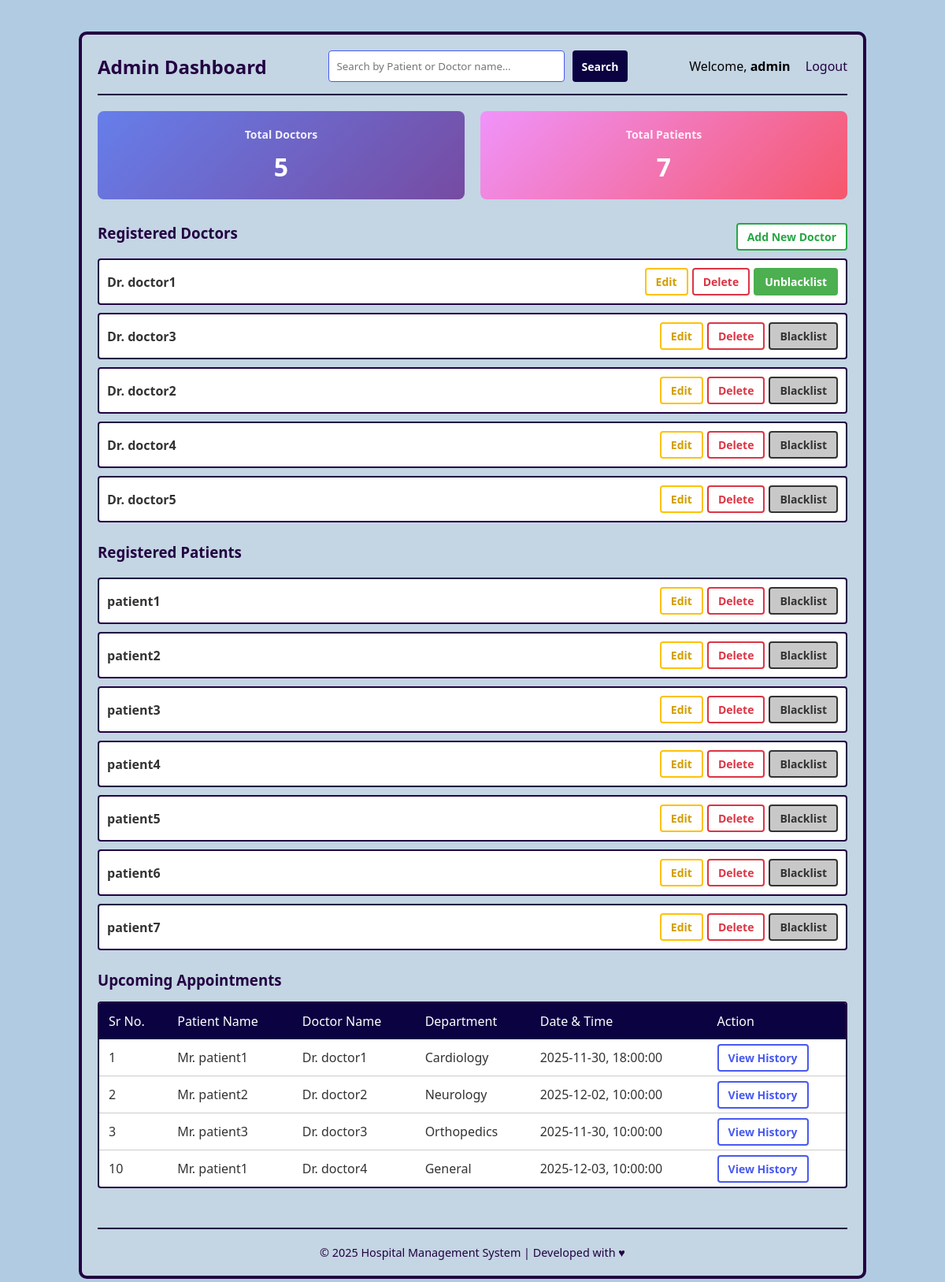
The page /admin_dashboard (signed in) on the database its author committed.
### application/models.py (models this page shows)
class Doctor(db.Model):
    id = db.Column(db.Integer, primary_key=True)
    email = db.Column(db.String(), unique=True, nullable=False)
    username = db.Column(db.String(), unique=True, nullable=False)
    password = db.Column(db.String(), nullable=False)
    name = db.Column(db.String(), nullable=False)
    Dep_id = db.Column(db.Integer, db.ForeignKey("department.id"), nullable=False)
    gender = db.Column(db.Enum('Male', 'Female'), nullable=False)
    appointments = db.relationship('Appointment', backref='doctor')
    is_blacklisted = db.Column(db.Boolean, default=False, nullable=False)

class Patient(db.Model):
    id = db.Column(db.Integer, primary_key=True)
    email = db.Column(db.String(), unique=True, nullable=False)
    username = db.Column(db.String(), unique=True, nullable=False)
    password = db.Column(db.String(), nullable=False)
    name = db.Column(db.String(), nullable=False)
    age = db.Column(db.Integer)
    gender = db.Column(db.Enum('Male', 'Female'))
    appointments = db.relationship('Appointment', backref='patient')
    is_blacklisted = db.Column(db.Boolean, default=False, nullable=False)

class Department(db.Model):
    id = db.Column(db.Integer, primary_key=True)
    dep_name = db.Column(db.String(), nullable=False)
    description = db.Column(db.String(), nullable=False)
    doctors_registered = db.relationship('Doctor', backref='department')

class Appointment(db.Model):
    id = db.Column(db.Integer, primary_key=True)
    p_id = db.Column(db.Integer, db.ForeignKey("patient.id"), nullable=False)
    d_id = db.Column(db.Integer, db.ForeignKey("doctor.id"), nullable=False)
    date = db.Column(db.Date, nullable=False)
    time = db.Column(db.Time, nullable=False)
    status = db.Column(db.Enum('Booked', 'Completed', 'Cancelled'), nullable=False)
    treatments = db.relationship('Treatment', backref='appointment')

### application/controllers.py (the view)
@app.route("/admin_dashboard", methods=["GET", "POST"])
def admin_dashboard():
    if session.get('user_type') != 'admin':
        flash('Access denied.', 'error')
        return redirect(url_for('home'))
    query = request.args.get('q', '').strip()
    doctors_q = Doctor.query
    patients_q = Patient.query
    appointments_q = Appointment.query.join(Patient).join(Doctor)
    if query:
        search = f"%{query}%"
        doctors = doctors_q.filter(Doctor.name.ilike(search)).all()
        patients = patients_q.filter(Patient.name.ilike(search)).all()
        appointments = appointments_q.filter(
            Patient.name.ilike(search) | Doctor.name.ilike(search)
        ).all()
    else:
        doctors = doctors_q.all()
        patients = patients_q.all()
        appointments = appointments_q.all()
    appointments_with_details = []
    for appt in appointments:
        appointments_with_details.append({
            'id': appt.id,
            'patient': appt.patient,
            'doctor': appt.doctor,
            'date': appt.date,
            'time': appt.time,
            'status': appt.status
        })
    return render_template('admin_dashboard.html', doctors=doctors, patients=patients, appointments=appointments_with_details)

### templates/admin_dashboard.html (shortened to what this page needs)
{% extends "base.html" %}
{% block search_box %}
<form action="{{ url_for('admin_dashboard') }}" method="GET" style="display: flex; gap: 10px;">
    <input type="text"
           name="q"
           value="{{ request.args.get('q', '') }}"
           placeholder="Search by Patient or Doctor name..."
           style="width: 300px; padding: 10px; border-radius: 4px; border: 1px solid #4859f0;">
    <button type="submit" class="btn btn-search">Search</button>
</form>
{% endblock %}
{% block content %}
<div class="section" style="display: flex; gap: 20px; margin-bottom: 30px;">
    <div class="stat-card" style="flex: 1; padding: 20px; background: linear-gradient(135deg, #667eea 0%, #764ba2 100%); border-radius: 8px; color: white; text-align: center;">
        <h4 style="margin: 0 0 10px 0; font-size: 14px; opacity: 0.9;">Total Doctors</h4>
        <p style="margin: 0; font-size: 32px; font-weight: bold;">{{ doctors|length }}</p>
    </div>
    <div class="stat-card" style="flex: 1; padding: 20px; background: linear-gradient(135deg, #f093fb 0%, #f5576c 100%); border-radius: 8px; color: white; text-align: center;">
        <h4 style="margin: 0 0 10px 0; font-size: 14px; opacity: 0.9;">Total Patients</h4>
        <p style="margin: 0; font-size: 32px; font-weight: bold;">{{ patients|length }}</p>
    </div>
</div>
<div class="section">
    <div class="section-header">
        <h3>Registered Doctors</h3>
        <a href="/doctor_register" class="btn btn-create">
            Add New Doctor
        </a>
    </div>
    <div class="list-container">
        {% if doctors|length == 0 %}
            <p style="color: #666; padding: 20px; text-align: center;">
                No doctors registered yet.
            </p>
        {% else %}
            {% for doctor in doctors %}
            <div class="list-item">
                <span class="name">Dr. {{ doctor.name }}</span>
                <div class="actions">
                    <a href="{{ url_for('edit_doctor', doctor_id=doctor.id) }}" class="btn btn-edit">Edit</a>
                    <a href="{{ url_for('delete_doctor', doctor_id=doctor.id) }}" class="btn btn-delete"
                       onclick="return confirm('Are you sure you want to delete Dr. {{ doctor.name }}? This cannot be undone.')">
                        Delete
                    </a>
                    {% if doctor.is_blacklisted %}
                        <a href="{{ url_for('unblacklist_doctor', doctor_id=doctor.id) }}"
                           class="btn"
                           style="background:#4caf50; color:white; border:2px solid #4caf50;"
                           onclick="return confirm('Remove Dr. {{ doctor.name }} from blacklist?')">
                            Unblacklist
                        </a>
                    {% else %}
                        <a href="{{ url_for('blacklist_doctor', doctor_id=doctor.id) }}"
                           class="btn btn-blacklist"
                           onclick="return confirm('Blacklist Dr. {{ doctor.name }}? They will not be able to login.')">
                            Blacklist
                        </a>
                    {% endif %}
                </div>
            </div>
            {% endfor %}
        {% endif %}
    </div>
</div>
<div class="section">
    <div class="section-header">
        <h3>Registered Patients</h3>
    </div>
    <div class="list-container">
        {% if patients|length == 0 %}
            <p style="color: #666; padding: 20px; text-align: center;">
                No patients registered yet.
            </p>
        {% else %}
            {% for patient in patients %}
            <div class="list-item">
                <span class="name">{{ patient.name }}</span>
                <div class="actions">
                    <a href="{{ url_for('edit_patient', patient_id=patient.id) }}" class="btn btn-edit">Edit</a>
                    <a href="{{ url_for('delete_patient', patient_id=patient.id) }}"
                       class="btn btn-delete"
                       onclick="return confirm('Delete {{ patient.name }} permanently?')">
                        Delete
                    </a>
                    {% if patient.is_blacklisted %}
                        <a href="{{ url_for('unblacklist_patient', patient_id=patient.id) }}"
                           class="btn"
                           style="background:#4caf50; color:white; border:2px solid #4caf50;"
                           onclick="return confirm('Remove {{ patient.name }} from blacklist?')">
                            Unblacklist
                        </a>
                    {% else %}
                        <a href="{{ url_for('blacklist_patient', patient_id=patient.id) }}"
                           class="btn btn-blacklist"
                           onclick="return confirm('Blacklist {{ patient.name }}? They will not be able to login.')">
                            Blacklist
                        </a>
                    {% endif %}
                </div>
            </div>
            {% endfor %}
        {% endif %}
    </div>
</div>
<div class="section">
    <h3 style="margin-bottom: 15px;">Upcoming Appointments</h3>
    {% if appointments|length == 0 %}
        <p style="color: #666; padding: 20px; text-align: center; background: #f8f9ff; border-radius: 8px;">
            No upcoming appointments.
        </p>
    {% else %}
        <table class="appoint-table">
            <thead>
                <tr>
                    <th>Sr No.</th>
                    <th>Patient Name</th>
                    <th>Doctor Name</th>
                    <th>Department</th>
                    <th>Date & Time</th>
                    <th>Action</th>
                </tr>
            </thead>
            <tbody>
                {% for appointment in appointments %}
                {% if appointment.status=='Booked' %}
                <tr>
                    <td>{{appointment.id}}</td>
                    <td>Mr. {{appointment.patient.name}}</td>
                    <td>Dr. {{appointment.doctor.name}}</td>
                    <td>{{appointment.doctor.department.dep_name}}</td>
                    <td>{{appointment.date}}, {{appointment.time}}</td>
                    <td><a href="{{ url_for('view_appointment', appt_id=appointment.id) }}" class="btn btn-view">View History</a></td>
                </tr>
                {% endif %}
                {% endfor %}
            </tbody>
        </table>
    {% endif %}
</div>
{% endblock %}

### static/style1.css (style rules this page uses)
* { margin: 0; padding: 0; box-sizing: border-box; font-family: 'Segoe UI', Tahoma, Geneva, Verdana, sans-serif; }
body { background-color: rgb(177, 204, 226); display: flex; justify-content: center; padding: 20px; }
.search-box input { padding: 8px; border-radius: 4px; border: 1px solid #4859f0; background-color: white; width: 250px; }
.section h3 { color: rgb(34, 2, 65); margin-bottom: 10px; }
.section { margin-bottom: 25px; }
.section-header { display: flex; justify-content: space-between; align-items: center; margin-bottom: 10px; }
.list-container { display: flex; flex-direction: column; gap: 10px; }
.list-item { display: flex; justify-content: space-between; align-items: center; border: 2px solid rgb(34, 2, 65); border-radius: 4px; padding: 10px; background-color: white; }
.list-item .name { color: #333; font-weight: bold; }
.actions { display: flex; gap: 5px; }
.appoint-table { width: 100%; border-collapse: separate; border-spacing: 0; border: 2px solid rgb(34, 2, 65); background-color: white; border-radius: 4px; overflow: hidden; }
.appoint-table th { background-color: rgb(11, 2, 65); color: white; padding: 12px; text-align: left; font-weight: normal; }
.appoint-table td { padding: 12px; border-bottom: 1px solid #ccc; color: #333; }
.appoint-table tr:last-child td { border-bottom: none; }
.btn { border-radius: 4px; padding: 6px 12px; cursor: pointer; font-size: 14px; font-weight: bold; transition: 0.3s; text-decoration: none; }
.btn-search { background-color: rgb(11, 2, 65); color: white; border: none; }
.btn-create { background-color: white; border: 2px solid #28a745; color: #28a745; }
.btn-edit { background-color: white; border: 2px solid #ffc107; color: #d39e00; }
.btn-delete { background-color: white; border: 2px solid #dc3545; color: #dc3545; }
.btn-blacklist { background-color: rgb(200, 200, 200); border: 2px solid #333; color: #333; }
.btn-view { background-color: white; border: 2px solid #4859f0; color: #4859f0; }

### rows shown on the page
Doctor: name "doctor1", doctor.name "doctor1"
Doctor: name "doctor3", doctor.name "doctor3"
Doctor: name "doctor2", doctor.name "doctor2"
Doctor: name "doctor4", doctor.name "doctor4"
Doctor: name "doctor5"
Patient: name "patient1", patient.name "patient1" "patient1"
Patient: name "patient2", patient.name "patient2"
Patient: name "patient3", patient.name "patient3"
Patient: name "patient4"
Patient: name "patient5"
Patient: name "patient6"
Patient: name "patient7"
Department: doctor.department.dep_name "Cardiology"
Appointment: date "2025-11-30", time "18:00:00"
Department: doctor.department.dep_name "Neurology"
Appointment: date "2025-12-02", time "10:00:00"
Department: doctor.department.dep_name "Orthopedics"
Appointment: date "2025-11-30", time "10:00:00"
Department: doctor.department.dep_name "General"
Appointment: date "2025-12-03", time "10:00:00"

### other values the page prints
{{ session.username }} "admin"
{{ doctors|length }} "5"
{{ patients|length }} "7"
{{ appointment.id }} "1" "2" "3" "10"
